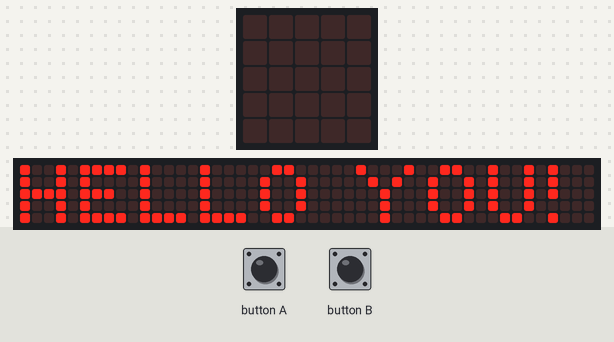
Recording of a program running on a simulated BBC micro:bit running MicroPython. Parts: the board's 5×5 LED display, a strip that is not on the board, showing the scrolling text unrolled. Inputs (shaded band) come from the test bench. The 48×5 strip is a reading aid, not a part: it shows the text the display is scrolling, unrolled, one strip-width of it at a time.

Above: at 7.4 s.
8.9 s: button A pressed for 0.15 s
At 8.97 s:
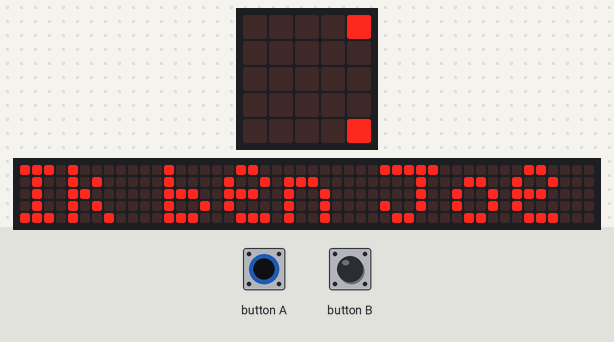
At 18.6 s:
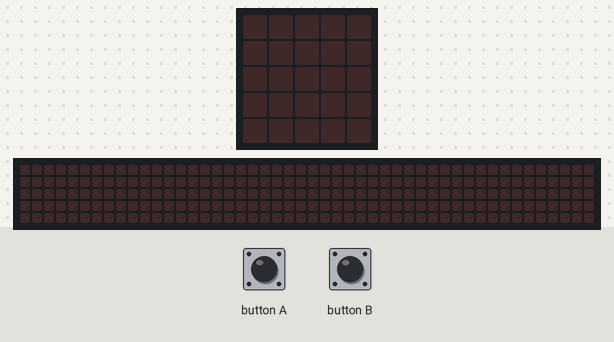

The program:

microbit_JoeriSchenk.py
```python
from microbit import *

dog = Image("00000:09000:99000:09990:09090")

display.scroll('HELLO YOU!')

while True:
    if button_a.is_pressed():
        display.scroll('Ik ben Joeri')
    elif button_b.is_pressed():
        display.show(dog)

display.clear()
```

Measured:
- after the input at 8.9 s, the display: changes at once (image 1)
